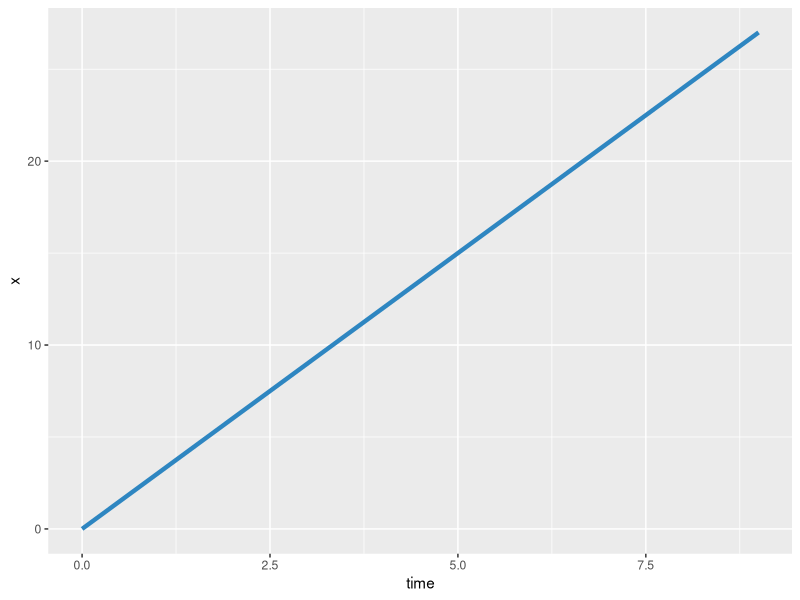
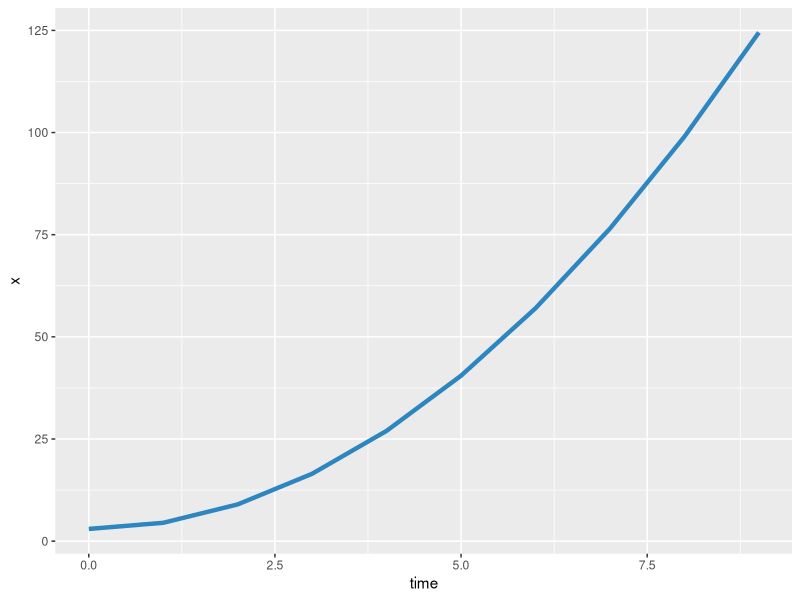
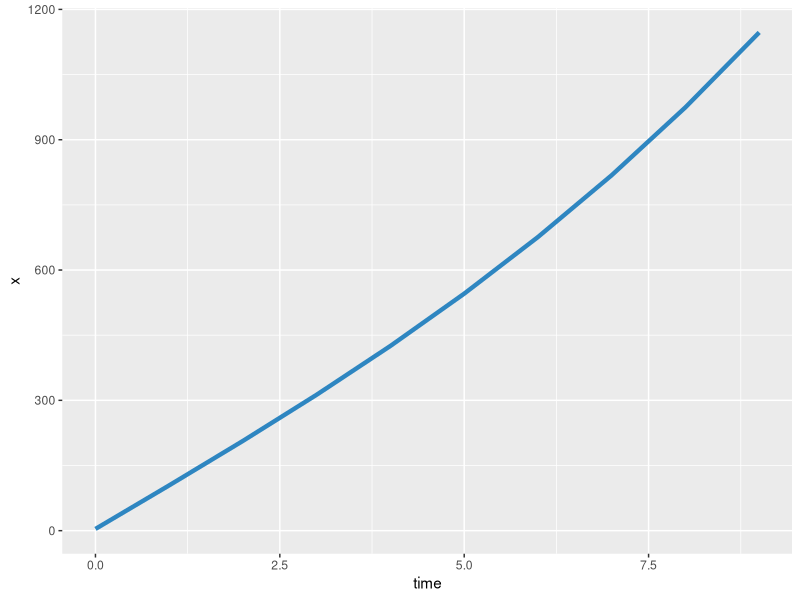
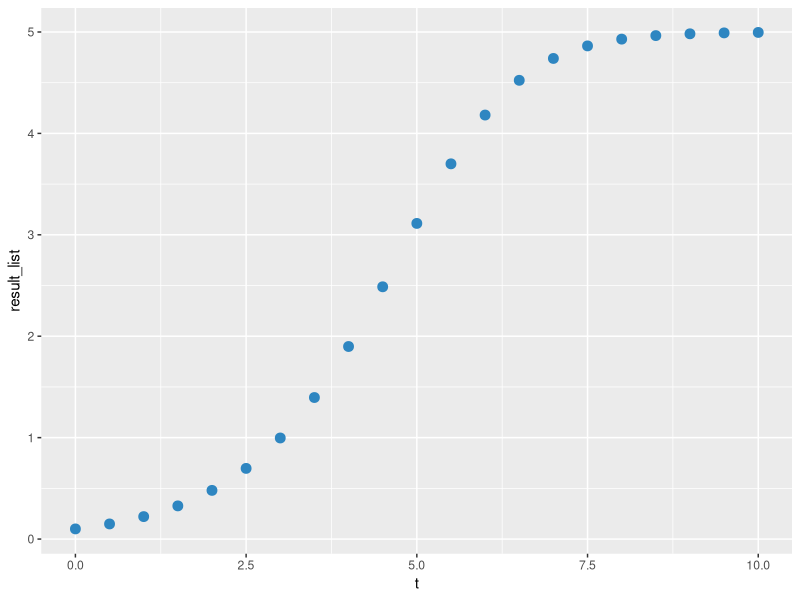
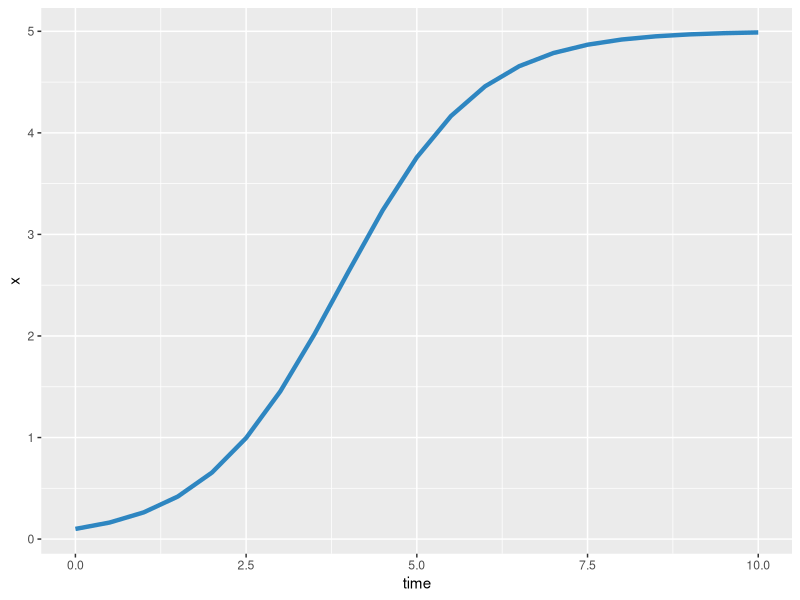
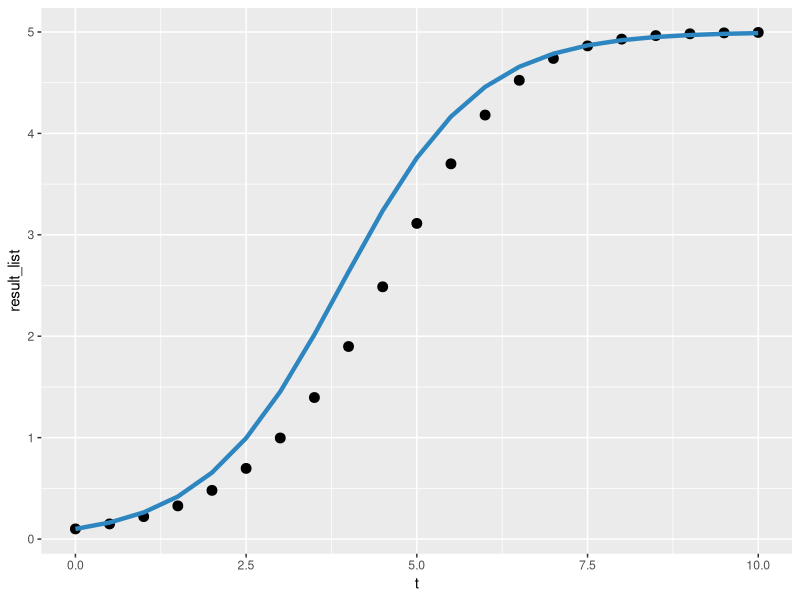
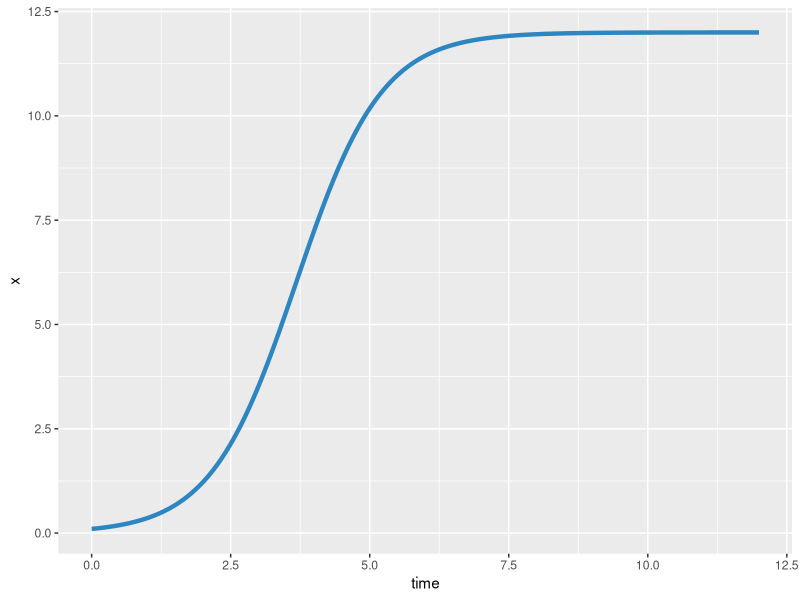

Source code (R) for these figures, in order:
install.packages('deSolve')
install.packages('rmarkdown')

library(ggplot2)
library(deSolve)
library(rmarkdown)

options(repr.plot.width = 8, repr.plot.height = 12)

time_interval <- seq(0,9,by = 1)
time_interval

state <- c(x =0)

parameters <- c()

model_fn <- function(t,state,parameters){
    with(as.list(c(state,parameters)), {
        dx <- 3
        
        return (list(dx))
    })
}

result <- ode(y = state, times = time_interval, func = model_fn, parms = parameters)
head(result,10)

plot <- ggplot(data = as.data.frame(result),aes(time,x))+
        geom_line(color='#2E86C1', size=1.5)
plot

time_interval <- seq(0,9,by = 1)

state <- c(x =3)

parameters <- c()

model_fn <- function(t,state,parameters){
    with(as.list(c(state,parameters)), {
        dx <- 3*t
        
        return (list(dx))
    })
}

result <- ode(y = state, times = time_interval, func = model_fn, parms = parameters)
head(result,1000)

plot <- ggplot(data = as.data.frame(result),aes(time,x))+
        geom_line(color='#2E86C1', size=1.5)
plot

time_interval <- seq(0,9,by = 1)

state <- c(x =4)

parameters <- c(k = 100)

model_fn <- function(t,state,parameters){
    with(as.list(c(state,parameters)), {
        dx <- t*t +k
        
        return (list(dx))
    })
}

result <- ode(y = state, times = time_interval, func = model_fn, parms = parameters)
head(result,1000)

plot <- ggplot(data = as.data.frame(result),aes(time,x))+
        geom_line(color='#2E86C1', size=1.5)
plot

time_interval <- seq(0,10,by = 0.5)
time_interval

diff_func <- function(x,k){
    x * (1 - k* x)
}

state <- c(x =0.1)

k <- 0.2
result_list <- c()

result_list[1] <- state

for (i in 1:(length(time_interval) -1)){
    result_list[i+1] = result_list[i] +
                       0.5 * diff_func(result_list[i],k)
}

result_list

approximation <- ggplot(data = data.frame(p= result_list,t= time_interval), aes(t,result_list))+
        geom_point(color='#2E86C1', size=3)
approximation

parameters <- c(k = 0.2)

model_fn <- function(t,state,parameters){
    with(as.list(c(state,parameters)), {
        dx <- x*(1-k*x)
        
        return (list(dx))
    })
}

result <- ode(y = state, times = time_interval, func = model_fn, parms = parameters)
head(result,10)

plot <- ggplot(data = as.data.frame(result),aes(time,x))+
        geom_line(color='#2E86C1', size=1.5)
plot

ggplot() + geom_point(data = data.frame(p = result_list, t= time_interval ), aes(t,result_list),size = 3)+
geom_line(data=as.data.frame(result), aes(time,x), color='#2E86C1',size = 1.5)

time_interval <- seq(from =0,to = 12,by = 0.05)


parameters <- c(r =1.3, k=12)

state <- c(x=0.1)

model_fn <- function(t,state,parameters){
    with(as.list(c(state,parameters)), {
        dx <- r*x*(1-x/k)
        
        return (list(dx))
    })
}

result <- ode(y = state, times = time_interval, func = model_fn, parms = parameters)
head(result,10)

plot <- ggplot(data = as.data.frame(result),aes(time,x))+
        geom_line(color='#2E86C1', size=1.5)
plot
